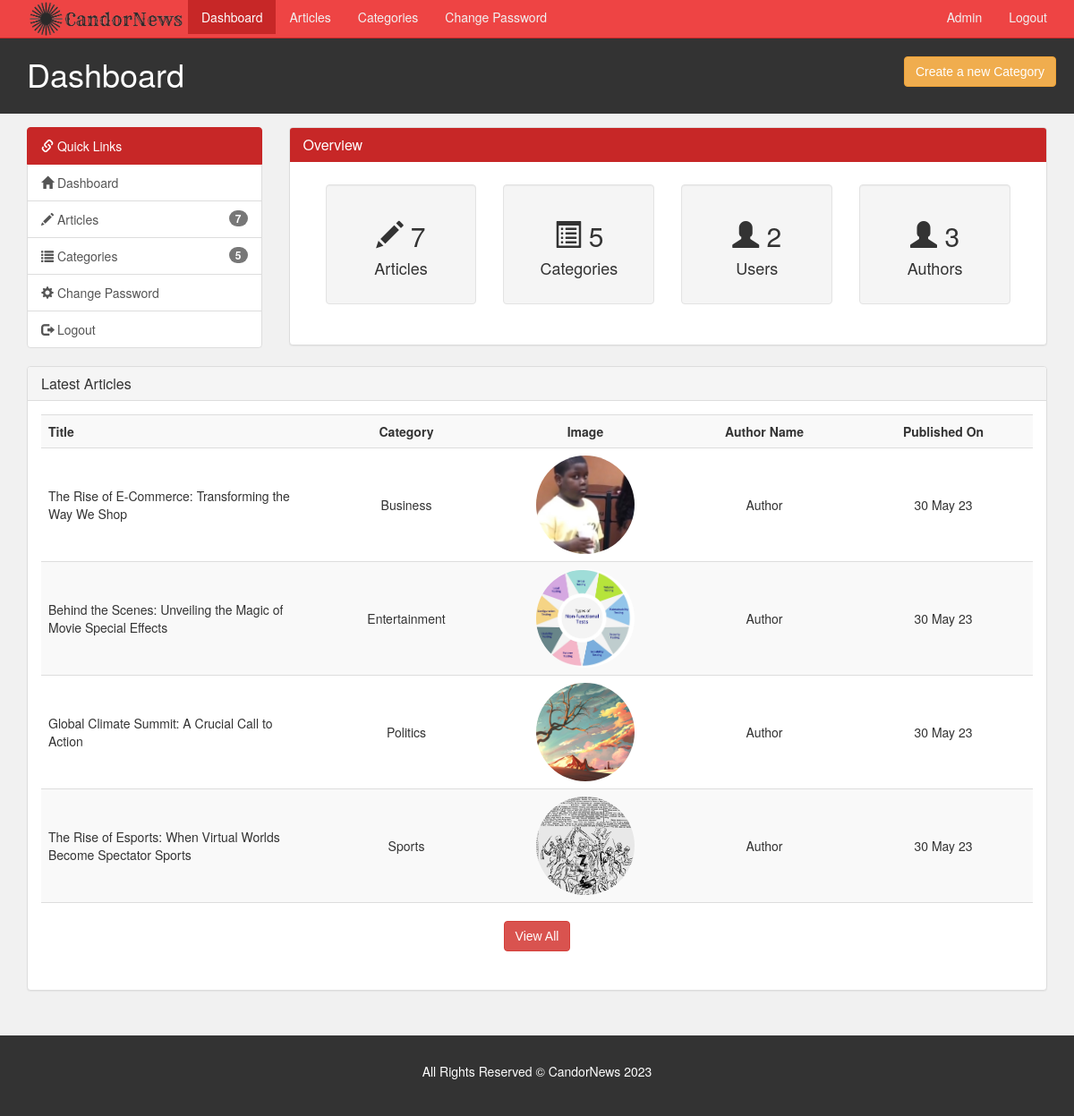
The page /admin/index.php (signed in) on the database its author committed.
### tables this page shows
CREATE TABLE `article` (
  `article_id` int(11) NOT NULL,
  `category_id` int(11) NOT NULL,
  `author_id` int(11) NOT NULL,
  `article_title` varchar(250) NOT NULL,
  `article_image` varchar(200) NOT NULL,
  `article_description` text NOT NULL,
  `article_date` date NOT NULL,
  `article_trend` tinyint(4) NOT NULL,
  `article_active` tinyint(4) NOT NULL
);

CREATE TABLE `category` (
  `category_id` int(11) NOT NULL,
  `category_name` varchar(45) NOT NULL,
  `category_color` varchar(35) NOT NULL,
  `category_image` varchar(250) NOT NULL,
  `category_description` varchar(350) NOT NULL
);

CREATE TABLE `author` (
  `author_id` int(11) NOT NULL,
  `author_name` varchar(35) NOT NULL,
  `author_password` varchar(100) NOT NULL,
  `author_email` varchar(45) NOT NULL
);

### admin/index.php (the view, shortened to what this page needs)
<?php
  require('./includes/nav.inc.php');
?>
<section id="main">
  <div class="container">
    <div class="row">
      <?php
          $no_of_users = mysqli_num_rows(mysqli_query($con, "SELECT * FROM user"));
          $no_of_authors = mysqli_num_rows(mysqli_query($con, "SELECT * FROM author"));
        require('./includes/quick-links.inc.php');
      ?>
      <div class="col-md-9">
        <div class="panel panel-default">
          <div class="panel-heading main-color-bg">
            <h3 class="panel-title">Overview</h3>
          </div>
          <div class="panel-body" style="padding: 2.5rem;">
            <div class="col-md-3">
              <div class="well dash-box">
                <h2>
                  <span class="glyphicon glyphicon-pencil"></span>
                  <?php echo $no_of_articles;?>
                </h2>
                <h4>Articles</h4>
              </div>
            </div>
            <div class="col-md-3">
              <div class="well dash-box">
                <h2>
                  <span class="glyphicon glyphicon-list-alt" aria-hidden="true"></span>
                  <?php echo $no_of_categories;?>
                </h2>
                <h4>Categories</h4>
              </div>
            </div>
            <div class="col-md-3">
              <div class="well dash-box">
                <h2>
                  <span class="glyphicon glyphicon-user"></span>
                  <?php echo $no_of_users;?>
                </h2>
                <h4>Users</h4>
              </div>
            </div>
            <div class="col-md-3">
              <div class="well dash-box">
                <h2>
                  <span class="glyphicon glyphicon-user"></span>
                  <?php echo $no_of_authors;?>
                </h2>
                <h4>Authors</h4>
              </div>
            </div>
          </div>
        </div>
      </div>
    </div>
    <div class="row">
      <?php
        $sql = "SELECT article.article_title,
                article.article_date,
                article.article_image,
                category.category_name,
                author.author_name
                FROM article, category, author
                WHERE article.category_id = category.category_id
                AND article.author_id  = author.author_id
                ORDER BY article_date DESC
                LIMIT 4";
        $result = mysqli_query($con,$sql);
        $row = mysqli_num_rows($result);
      ?>
      <div class="col-md-12">
        <div class="panel panel-default">
          <div class="panel-heading">
            <h4 class="panel-title">Latest Articles</h4>
          </div>
          <div class="panel-body">
            <table class="table table-striped article-list table-hover">
              <tr>
                <th>Title</th>
                <th>Category</th>
                <th>Image</th>
                <th>Author Name</th>
                <th>Published On</th>
              </tr>
              <?php
                if($row > 0) {
                  while($data = mysqli_fetch_assoc($result)) {
                    $category_name = $data['category_name'];
                    $author_name = $data['author_name'];
                    $article_title = $data['article_title'];
                    $article_image = $data['article_image'];
                    $article_date = $data['article_date'];
                    $article_date = date("d M y",strtotime($article_date));
                    echo '
                      <tr>
                        <td>
                          '.$article_title.'
                        </td>
                        <td>
                          '.$category_name.'
                        </td>
                        <td>
                          <img src="../assets/images/articles/'.$article_image.'" />
                        </td>
                        <td>
                          '.$author_name.'
                        </td>
                        <td>
                          '.$article_date.'
                        </td>
                      </tr>
                    ';
                  }
                  echo '
                    <tr>
                      <td colspan="5" align="center" style="padding-top: 2rem;">
                        <a href="./articles.php" class="btn btn-danger ">View All</a>
                      </td>
                    </tr>
                  ';
                }
              ?>
            </table>
          </div>
        </div>
      </div>
    </div>
  </div>
</section>
<?php
  require('./includes/footer.inc.php')
?>

### assets/css/partials/4-component.css (style rules this page uses)
.container { width: 100%; padding-right: 15px; padding-left: 15px; margin-right: auto; margin-left: auto; }
.btn { display: inline-block; border: none; background: var(--dark-color); color: #fff; text-decoration: none; font-family: var(--ff-nunito); padding: 0.5rem 0.75rem; border-radius: var(--border-radius); transition: all 200ms ease-in-out; }

### assets/css/admin/style.css (style rules this page uses)
body { background: var(--light-color); }
.main-color-bg { background-color: var(--primary-color) !important; border-color: var(--primary-color) !important; color: #ffffff !important; }
.dash-box { text-align: center; }
.article-list td img { border-radius: 50%; object-fit: cover; height: 11rem; text-align: left; width: 11rem; }
.article-list td:not(:first-child), .article-list th:not(:first-child) { text-align: center; }
.article-list th, .article-list td { min-width: 200px; vertical-align: middle !important; }
#main { min-height: 57.2vh; }

### assets/css/partials/1-variables.css (style rules this page uses)
:root { --primary-color: #c72727; --secondary-color: #f99500; --light-color: #f1f1f1; --dark-color: #50514f; --black-color: #333333; --tag-trend-color: #fa163f; --tag-yellow-color: #ffbe0b; --tag-purple-color: #8338ec; --tag-blue-color: #3a86ff; --tag-green-color: #00ff73; --tag-orange-color: #ef4339; --tag-pink-color: #ff0a54; --tag-brown-color: #663f3f; --hover-color: #ee4444; --active-color: #b90615; --ts-vs: 0.56rem; --ts-sml: 0.8rem; --ts-md: 1.1rem; --ts-lg: 1.25rem; --hs-vs: 1.3rem; --hs-sml: 2rem; --hs-md: 2.5rem; --hs-lg: 3rem; --ff-monts: "Montserrat", sans-serif; --ff-nunito: "Nunito Sans", sans-serif; --ff-noto: "Noto Serif", serif; --ff-robo: "Roboto", sans-serif; --border-radius: 5px; }

### rows shown on the page
article: article_title "The Rise of E-Commerce: Transforming the Way We Shop", category.category_name "Business", article_image (picture), author.author_name "Author", article_date "30 May 23"
article: article_title "Behind the Scenes: Unveiling the Magic of Movie Special Effects", category.category_name "Entertainment", article_image (picture), author.author_name "Author", article_date "30 May 23"
article: article_title "Global Climate Summit: A Crucial Call to Action", category.category_name "Politics", article_image (picture), author.author_name "Author", article_date "30 May 23"
article: article_title "The Rise of Esports: When Virtual Worlds Become Spectator Sports", category.category_name "Sports", article_image (picture), author.author_name "Author", article_date "30 May 23"

### other values the page prints
$admin_name "Admin"
$page_title "Dashboard"
$no_of_articles "7"
$no_of_categories "5"
$no_of_users "2"
$no_of_authors "3"
